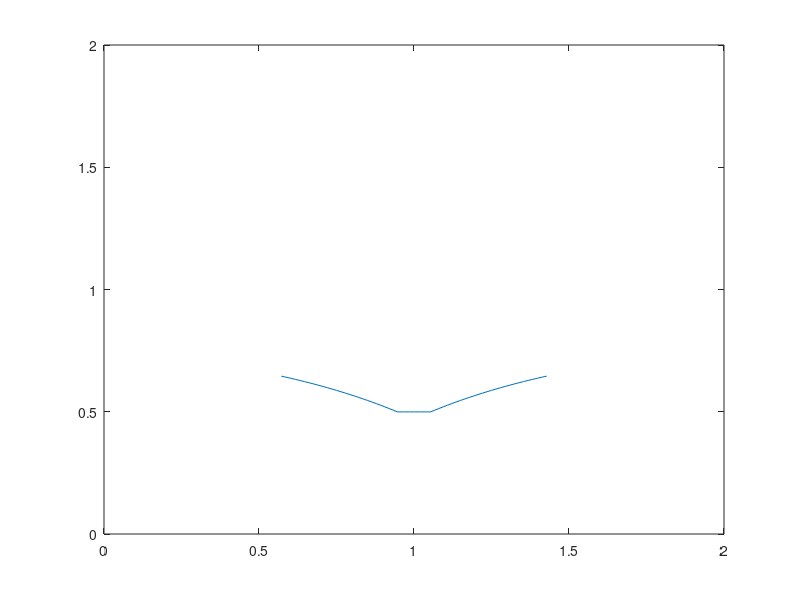

This figure's MATLAB source:
function Coral_Geometry()

L = 2;
Nx = 64;
Ny = 64;

dt=1e-5;
tf=10;
t=dt:dt:tf;
dx=L/Nx;


struct_name = 'coral'; % Name for .vertex, .spring, etc files.

[x,y,N] = please_Give_Single_Polyp_Geometry(dx,dt,t);


fprintf('\n\nNumber of Pts. in ONE tentacle: %d\n\n',N);

% Prints .vertex file!
print_Lagrangian_Vertices(x,y,struct_name);

% Prints .target file!
k_Target = 1e6;
print_Lagrangian_Target_Pts(x,k_Target,struct_name);

% Call function for initial concentration
[Concentration,X,Y]= give_Me_Initial_Concentration(L,Nx,dx,x,y);

% Prints .concentration file!
kDiffusion = 1e-2;
print_Concentration_Info(Nx,Nx,Concentration,kDiffusion,struct_name);





%%%%%%%%%%%%%%%%%%%%%%%%%%%%%%%%%%%%%%%%%%%%%%%%%%%%%%%%%%%%%%%%%%%%%%%%
%
% FUNCTION: prints VERTEX points to a file called corals.vertex
%
%%%%%%%%%%%%%%%%%%%%%%%%%%%%%%%%%%%%%%%%%%%%%%%%%%%%%%%%%%%%%%%%%%%%%%%%

function print_Lagrangian_Vertices(xLag,yLag,struct_name)

    N = length(xLag);

    vertex_fid = fopen([struct_name '.vertex'], 'w');

    fprintf(vertex_fid, '%d\n', N );

    %Loops over all Lagrangian Pts.
    for s = 1:N
        X_v = xLag(s);
        Y_v = yLag(s);
        fprintf(vertex_fid, '%1.16e %1.16e\n', X_v, Y_v);
    end

    fclose(vertex_fid); 
    
%%%%%%%%%%%%%%%%%%%%%%%%%%%%%%%%%%%%%%%%%%%%%%%%%%%%%%%%%%%%%%%%%%%%%%%%
%
% FUNCTION: prints Vertex points to a file called corals.vertex
%
%%%%%%%%%%%%%%%%%%%%%%%%%%%%%%%%%%%%%%%%%%%%%%%%%%%%%%%%%%%%%%%%%%%%%%%%

function print_Lagrangian_Target_Pts(xLag,k_Target,struct_name)

    N = length(xLag);

    target_fid = fopen([struct_name '.target'], 'w');

    fprintf(target_fid, '%d\n', N );

    %Loops over all Lagrangian Pts.
    for s = 1:N
        fprintf(target_fid, '%d %1.16e\n', s, k_Target);
    end

    fclose(target_fid); 



%%%%%%%%%%%%%%%%%%%%%%%%%%%%%%%%%%%%%%%%%%%%%%%%%%%%%%%%%%%%%%%%%%%%%%%%%%%
%
% FUNCTION: Reads in the vertices for one coral polyp
%
%%%%%%%%%%%%%%%%%%%%%%%%%%%%%%%%%%%%%%%%%%%%%%%%%%%%%%%%%%%%%%%%%%%%%%%%%%%

function [x,y,N] = please_Give_Single_Polyp_Geometry(h,dt,t)

xoffset = 1; % To put geometry into QUADRANT-1
yoffset = 0.5; % To put geometry into QUADRANT-1

% Note: (1) ds for stored data is 0.6/(2*1024)
%       (2) 'ratio' is comparing 1024:desired resolution

ds=h/2;

load('total_coeffs.mat')
load('coral_coeff_20.mat')

%arclength
s=0:ds:total_meanL;

% number of points on one arm
N=length(s)

c1vals=[];
c2vals=[];
tavgex=[t t(end)+dt];
tavg=(tavgex(2:end)+tavgex(1:end-1))/2;
tavg=[0 tavg];
size(cs1(:,1))
for indx1=1:4
c1vals(:,indx1)=ppval(cs1(:,indx1),tavg);
c2vals(:,indx1)=ppval(cs2(:,indx1),tavg);
end

C1=c1vals(1,:);
C2=c2vals(1,:);

%     XbL=(C1(1)*s.^3+C1(2)*s.^2+C1(3)*s+C1(4));
%     YbL=(C2(1)*s.^3+C2(2)*s.^2+C2(3)*s+C2(4));
     XbL=(C1(1)*s.^3+C1(2)*s.^2+C1(3)*s+C1(4))+total_offset;
     YbL=(C2(1)*s.^3+C2(2)*s.^2+C2(3)*s+C2(4));

    XbR=-XbL;
    YbR=YbL;


XbStem=(XbR(1)+ds*3/2):ds:(XbL(1)-ds);
YbStem=(YbL(1))+0*XbStem;

save('cval.mat','c1vals','c2vals','XbStem','YbStem')


x1=[flip(XbR) XbStem XbL];
y1=[flip(YbR) YbStem YbL];

% Put Geometry Together for One Polyp
x = x1+xoffset;
y = y1+yoffset;
plot(x,y)
axis([0 2 0 2])
drawnow
%NOTE: (1) N here is the # of pts. on one arm (NOT ENTIRE POLYP)!!
%      (2) The geometry here is listed for 1024x1024 meshes -> will need
%          to take every 8 or 16 pts to render geometry usable for MATLAB
%          code


%%%%%%%%%%%%%%%%%%%%%%%%%%%%%%%%%%%%%%%%%%%%%%%%%%%%%%%%%%%%%%%%%%%%%%%%%%%
%
% FUNCTION: Reads in the # of vertex pts and all the vertex pts from the
%           .vertex file.
%
%%%%%%%%%%%%%%%%%%%%%%%%%%%%%%%%%%%%%%%%%%%%%%%%%%%%%%%%%%%%%%%%%%%%%%%%%%%

function [N,xLag,yLag] = read_Vertex_Points(struct_name)

filename = [struct_name '.vertex'];  %Name of file to read in
fileID = fopen(filename);

% Read in the file, use 'CollectOutput' to gather all similar data together
% and 'CommentStyle' to to end and be able to skip lines in file.
C = textscan(fileID,'%f %f','CollectOutput',1);


fclose(fileID);     %Close the data file.

vertices = C{1};    %Stores all read in data in vertices (N+1,2) array

N = vertices(1,1);  % # of Lagrangian Pts
xLag = zeros(N,1);  % Initialize storage for Lagrangian Pts.
yLag = xLag;        % Initialize storage for Lagrangian Pts.

for i=1:N
   xLag(i,1) = vertices(i+1,1); %Stores x-values of Lagrangian Mesh
   yLag(i,1) = vertices(i+1,2); %Stores y-values of Lagrangian Mesh
   
end

%%%%%%%%%%%%%%%%%%%%%%%%%%%%%%%%%%%%%%%%%%%%%%%%%%%%%%%%%%%%%%%%%%%%%%%%
%
% FUNCTION: prints CONCENTRATION INFO to file called
%           'struct_name'.concentration
%
%%%%%%%%%%%%%%%%%%%%%%%%%%%%%%%%%%%%%%%%%%%%%%%%%%%%%%%%%%%%%%%%%%%%%%%%
    
function print_Concentration_Info(Nx,Ny,C,kDiffusion,struct_name)

    con_fid = fopen([struct_name '.concentration'], 'w');

%    fprintf(con_fid, '%d\n', kDiffusion );

    for i=1:Ny
        for j=1:Nx
            fprintf(con_fid, '%1.16e ', C(i,j) );
        end
        fprintf(con_fid,'\n');
    end    
    




%%%%%%%%%%%%%%%%%%%%%%%%%%%%%%%%%%%%%%%%%%%%%%%%%%%%%%%%%%%%%%%%%%%
%
% FUNCTION: gives initial concentration gradient inside channel
%
%%%%%%%%%%%%%%%%%%%%%%%%%%%%%%%%%%%%%%%%%%%%%%%%%%%%%%%%%%%%%%%%%%%

function [C,X,Y] = give_Me_Initial_Concentration(Lx,Nx,dx,xLag,yLag)
%X_lag(:,1)=xLag(1:ceil(length(xLag)/2));
%X_lag(:,2)=xLag(ceil(length(xLag)/2)+1:end);

%Y_lag(:,1)=yLag(1:ceil(length(xLag)/2));
%Y_lag(:,2)=yLag(ceil(length(xLag)/2)+1:end);


x = 0:dx:Lx-dx;
y = 0:dx:Lx-dx;

[X,Y]=meshgrid(x,y);

C=zeros(Nx,Nx);

%eps=2*dx;
%f=X_lag(:,1)*0+1/20;

%for ten=1:2
%XL=X_lag(:,ten);
%YL=Y_lag(:,ten);

%for i=1:Nx
%    for j=1:Nx
%        %find x and y
%
%        xi=X(i,j);
%        yj=Y(i,j);
%
%        % regularized delta function
%        delta=1/((eps*sqrt(2*pi)).^2)*exp(-(xi-XL).^2/(2*eps^2)).*exp(-(yj-YL).^2/(2*eps^2));
%        w=f.*delta;
%        
%        ds_vec=cumsum(sqrt((XL(2:end)-XL(1:end-1)).^2+(YL(2:end)-YL(1:end-1)).^2));
%        
%        ds_vec=[0; ds_vec];
%        
%        C_test(i,j,ten)=trapz(ds_vec,w);
%
%        %f(i,j)=trapz(theta,F.*w);
%        %f2(i,j)=(1/2*w(1).*F2(1)+sum(w(2:end-1).*F2(2:end-1))+1/2*w(end).*F2(end))*dtheta;
%
%    end
%end
%end 
%C=C_test(:,:,1)+C_test(:,:,2);
